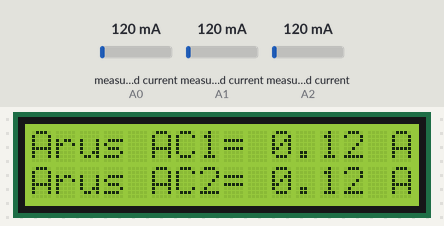
Simulated run of this sketch. Board: Arduino Uno, built with avr-gcc and run on an emulated ATmega328P. Shown: 16×2 character LCD. The test bench sets the inputs (shaded band); at power-on: measured current (sensors on A0, A1, A2) 120 mA. What the sketch prints to the serial monitor is not drawn.

Above: at 1.2 s.
1.3 s: measured current (sensor on A0) set to 40 mA
At 6.5 s:
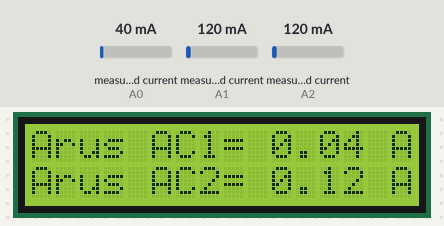
11.9 s: measured current (sensor on A1) set to 40 mA
At 16.1 s:
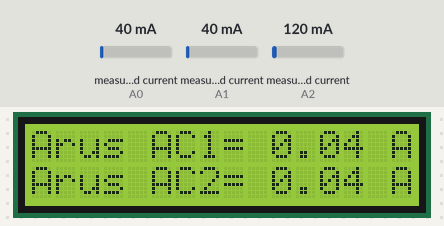
19.0 s: measured current (sensor on A2) set to 40 mA
At 23.2 s:
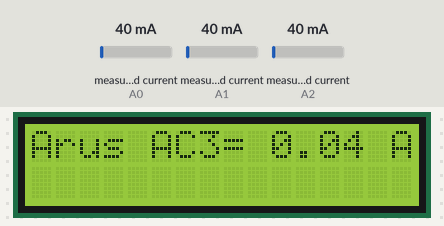
27.2 s: measured current (sensor on A0) set to 500 mA
At 31.6 s:
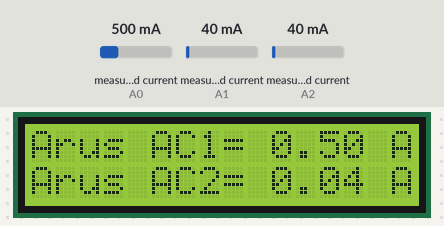
34.4 s: measured current (sensor on A1) set to 500 mA
At 36.4 s:
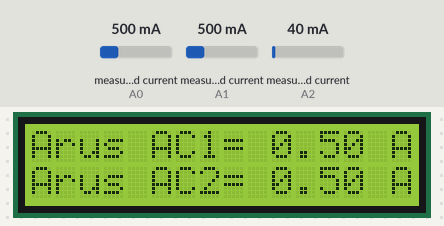
40.5 s: measured current (sensor on A2) set to 500 mA
At 43.5 s:
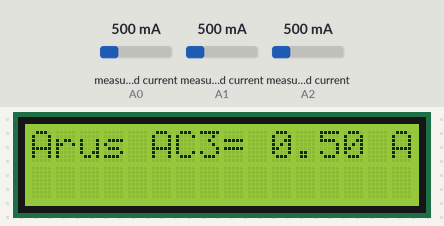
Timing chart, 0 to 45.0 s (numbered marks = the images above; inputs shaded):
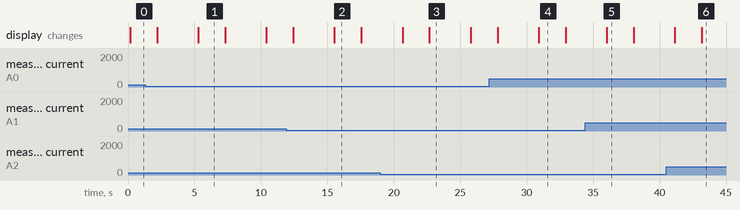

The sketch:

ecr.ino
```cpp
#include <LiquidCrystal_PCF8574.h>
#include "ACS712.h"

LiquidCrystal_PCF8574 lcd(0x27);
ACS712 sensor(ACS712_30A, A0);
ACS712 sensor1(ACS712_30A, A1);
ACS712 sensor2(ACS712_30A, A2);

float Arus1,Arus2,Arus3;

void setup() {
  Serial.begin(115200);
  lcd.begin(16, 2);
  Serial.println("Program Siap");
}


void loop() {
  Arus1 = sensor.getCurrentAC();
  Arus2 = sensor1.getCurrentAC();
  Arus3 = sensor2.getCurrentAC();
  lcd_view();
  String minta = "";
  delay(1000);
}

void lcd_view()
{
  lcd.setBacklight(255);
  lcd.setCursor(0, 0);
  lcd.print("Arus AC1=    ");
  lcd.setCursor(10, 0);
  lcd.print(Arus1);
  lcd.setCursor(15, 0);
  lcd.print("A");
  lcd.setCursor(0, 1);
  lcd.print("Arus AC2=    ");
  lcd.setCursor(10, 1);
  lcd.print(Arus2);
  lcd.setCursor(15, 1);
  lcd.print("A");
  delay(2000);
  lcd.clear();
  lcd.setCursor(0, 0);
  lcd.print("Arus AC3=    ");
  lcd.setCursor(10, 0);
  lcd.print(Arus3);
  lcd.setCursor(15, 0);
  lcd.print("A");
  delay(2000);
}
```

Measured:
- after the input at 1.3 s, the display: first differs from a run without the input after 4.0 s (image 1)
- after the input at 11.9 s, the display: first differs from a run without the input after 3.6 s (image 2)
- after the input at 19.0 s, the display: first differs from a run without the input after 3.7 s (image 3)
- after the input at 27.2 s, the display: first differs from a run without the input after 3.7 s (image 4)
- after the input at 34.4 s, the display: changes after 1.6 s (image 5)
- after the input at 40.5 s, the display: first differs from a run without the input after 2.7 s (image 6)
- what the display in image 1 shows lasts 2.0 s, from 5.3 s to 7.3 s
